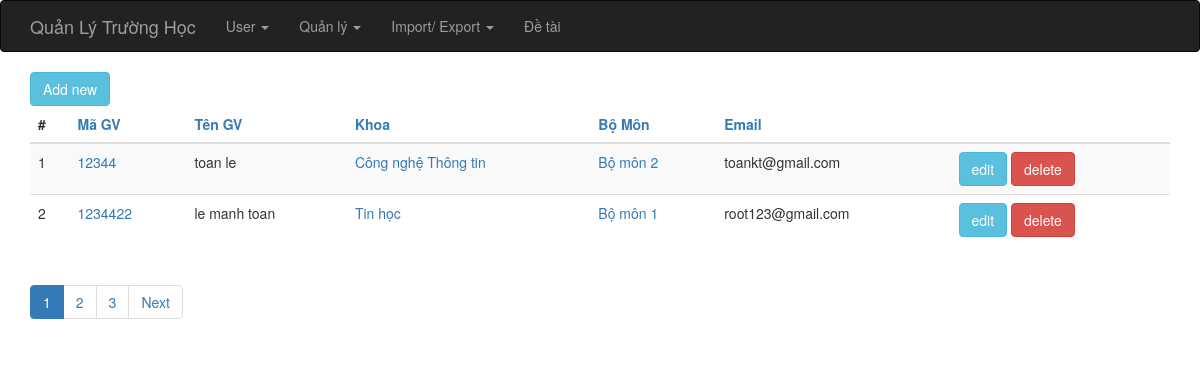
Screenshot of /index.php?op=gv_list with the database file from the repository.
### tables this page shows
CREATE TABLE IF NOT EXISTS `giang_vien` (
  `id` int(6) unsigned NOT NULL AUTO_INCREMENT,
  `ma_giang_vien` varchar(255) NOT NULL,
  `ho_ten` varchar(255) NOT NULL,
  `khoa_id` int(6) DEFAULT NULL,
  `bo_mon_id` int(6) DEFAULT NULL,
  `email` varchar(255) DEFAULT NULL,
  PRIMARY KEY (`id`)
);

CREATE TABLE IF NOT EXISTS `khoa` (
  `id` int(6) unsigned NOT NULL AUTO_INCREMENT,
  `ten_khoa` varchar(255) NOT NULL,
  PRIMARY KEY (`id`)
);

CREATE TABLE IF NOT EXISTS `bo_mon` (
  `id` int(6) unsigned NOT NULL AUTO_INCREMENT,
  `ten_mon` varchar(255) NOT NULL,
  `mota` text,
  `khoa_id` int(6) DEFAULT NULL,
  PRIMARY KEY (`id`)
);

### index.php (called while the page is built, shortened)
<?php
require_once 'controller/IndexController.php';
$controller = new IndexController();
$controller->handleRequest();
?>

### model/BoMonGateway.php (called while the page is built, shortened)
<?php
class BoMonGateway {
    public function selectAll($order, $start, $limit) {
        $dbOrder =  mysql_real_escape_string($order);
        $dbres = mysql_query("SELECT * FROM bo_mon ORDER BY $dbOrder ASC limit {$start},{$limit}");
        $data = array();
        while ( ($obj = mysql_fetch_object($dbres)) != NULL ) {
            $data[] = $obj;
        }
        return $data;
    }
}
?>

### model/BoMonService.php (called while the page is built, shortened)
<?php
require_once 'model/BoMonGateway.php';
class BoMonService {
    private $index = NULL;
    private $bomonGateway    = NULL;
    public function __construct() {
        $this->index = new IndexService();
        $this->bomonGateway = new bomonGateway();
    }
    public function getAll($order, $start, $limit) {
        try {
            $this->index->openDb();
            $res = $this->bomonGateway->selectAll($order, $start, $limit);
            $this->index->closeDb();
            return $res;
        } catch (Exception $e) {
            $this->index->closeDb();
            throw $e;
        }
    }
}
?>

### model/GVGateway.php (called while the page is built, shortened)
<?php
class GVGateway {
    public function allRecord() {
        $dbres = mysql_query("SELECT * FROM giang_vien");
        return mysql_num_rows($dbres);
    }
    public function selectAll($order, $start, $limit) {
        if ( !isset($order) ) {
            $order = "ma_giang_vien";
        }
        $dbOrder =  mysql_real_escape_string($order);
        $dbres = mysql_query("SELECT * FROM giang_vien ORDER BY $dbOrder ASC limit {$start},{$limit}");
        $data = array();
        while ( ($obj = mysql_fetch_object($dbres)) != NULL ) {
            $data[] = $obj;
        }
        return $data;
    }
}
?>

### model/GVService.php (called while the page is built, shortened)
<?php
require_once 'model/GVGateway.php';
class GVService {
    private $index = NULL;
    private $GVGateway    = NULL;
    public function __construct() {
        $this->index = new IndexService();
        $this->GVGateway = new GVGateway();
    }
    public function totalRecord()
    {
        try {
            $this->index->openDb();
            $res = $this->GVGateway->allRecord();
            $this->index->closeDb();
            return $res;
        } catch (Exception $e) {
            $this->index->closeDb();
            throw $e;
        }
    }
    public function getAll($order, $start, $limit) {
        try {
            $this->index->openDb();
            $res = $this->GVGateway->selectAll($order, $start, $limit);
            $this->index->closeDb();
            return $res;
        } catch (Exception $e) {
            $this->index->closeDb();
            throw $e;
        }
    }
}
?>

### model/KhoaService.php (called while the page is built, shortened)
<?php
require_once 'model/KhoaGateway.php';
class KhoaService {
    private $index = NULL;
    private $khoaGateway    = NULL;
    public function __construct() {
        $this->index = new IndexService();
        $this->khoaGateway = new KhoaGateway();
    }
    public function getAll($order, $start, $limit) {
        try {
            $this->index->openDb();
            $res = $this->khoaGateway->selectAll($order, $start, $limit);
            $this->index->closeDb();
            return $res;
        } catch (Exception $e) {
            $this->index->closeDb();
            throw $e;
        }
    }
}
?>

### model/KhoaGateway.php (called while the page is built, shortened)
<?php
class KhoaGateway {
    public function selectAll($order, $start, $limit) {
        $dbOrder =  mysql_real_escape_string($order);
        $dbres = mysql_query("SELECT * FROM khoa ORDER BY $dbOrder ASC limit {$start},{$limit}");
        $data = array();
        while ( ($obj = mysql_fetch_object($dbres)) != NULL ) {
            $data[] = $obj;
        }
        return $data;
    }
}
?>

### view/giangvien/list.php (the view)
<?php require_once(realpath($_SERVER["DOCUMENT_ROOT"]) .'/school/view/include/header.php');?>
<?php
    $Pagination = new Pagination();
?>
<div class="container">
    <div><a href="index.php?op=gv_new" class="btn btn-info">Add new</a></div>
    <?php if ( count($data) > 0 ) { ?>
    <table class="table table-striped">
        <thead>
        <tr>
            <th>#</th>
            <th><a href="?op=gv_list&orderby=ma_giang_vien">Mã GV</a></th>
            <th><a href="?op=gv_list&orderby=ho_ten">Tên GV</a></th>
            <th><a href="?op=gv_list&orderby=khoa_id">Khoa</a></th>
            <th><a href="?op=gv_list&orderby=bo_mon_id">Bộ Môn</a></th>
            <th><a href="?op=gv_list&orderby=email">Email</a></th>
            <th>&nbsp;</th>
        </tr>
        </thead>
        <tbody>
        <?php $i = 0; foreach ($data as $item): $i++;?>
            <tr>
                <td><?php echo $i;?></td>
                <td><a href="index.php?op=gv_show&id=<?php echo $item->id; ?>"><?php echo $item->ma_giang_vien; ?></a></td>
                <td><?php echo $item->ho_ten?></td>
                <td>
                    <a href="index.php?op=khoa_show&id=<?php echo $item->khoa_id; ?>">
                        <?php foreach ($khoaList as $khoa) {
                            if ( $item->khoa_id == $khoa->id ) {
                                echo $khoa->ten_khoa;
                            }
                        }; ?>
                    </a>
                </td>
                <td>
                    <a href="index.php?op=bomon_show&id=<?php echo $item->bo_mon_id; ?>">
                        <?php foreach ($BMList as $bm) {
                            if ( $item->bo_mon_id == $bm->id ) {
                                echo $bm->ten_mon;
                            }
                        }; ?>
                    </a>
                </td>
                <td><?php echo $item->email; ?></td>
                <td>
                    <a href="index.php?op=gv_edit&id=<?php echo $item->id; ?>" class="btn btn-info">edit</a>
                    <a href="index.php?op=gv_delete&id=<?php echo $item->id; ?>" class="btn btn-danger" onclick="return checkDel()">delete</a>
                </td>
            </tr>
        <?php endforeach; ?>
        </tbody>
    </table>
    <ul class="pagination">
        <?php echo $Pagination->listPages($totalPages); ?>
    </ul>
    <?php } else { ?>
        <h5>Empty list.</h5>
    <?php } ?>
</div>
<?php require_once(realpath($_SERVER["DOCUMENT_ROOT"]) .'/school/view/include/footer.php');?>

### rows the page displays
giang_vien: ma_giang_vien "12344", ho_ten "toan le", email "toankt@gmail.com"
khoa: ten_khoa "Công nghệ Thông tin"
bo_mon: ten_mon "Bộ môn 2"
giang_vien: ma_giang_vien "1234422", ho_ten "le manh toan", email "root123@gmail.com"
khoa: ten_khoa "Tin học"
bo_mon: ten_mon "Bộ môn 1"
